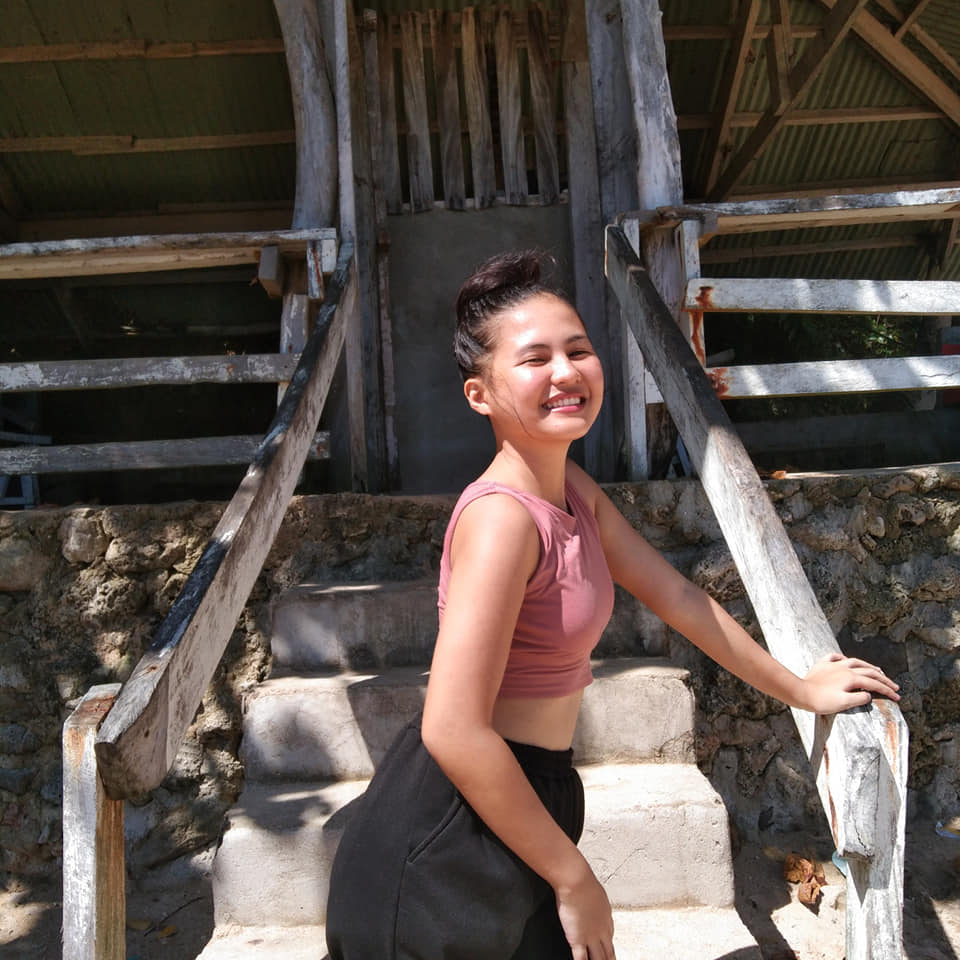
#> input picture photos/inday.jpg, 960 x 960 px
$ python masking.py
#> lines starting #> are read from the running program, lines starting #| are printed output that depends on the picture; after the words box and inside, x2 and y2 are one past the last pixel; in counts of white or black regions, pixels touching at a corner belong together
import cv2 as cv
import numpy as np

img = cv.imread('photos/inday.jpg')
#> img is the input picture: shape (960, 960, 3); mean B, G, R 75.6, 81.7, 92.6
# cv.imshow('Inday', img)

blank = np.zeros(img.shape[:2], dtype='uint8')
# cv.imshow('Blank Image', blank)

mask = cv.circle(blank ,(img.shape[1]//2, img.shape[0]//2), 100 ,255, -1)
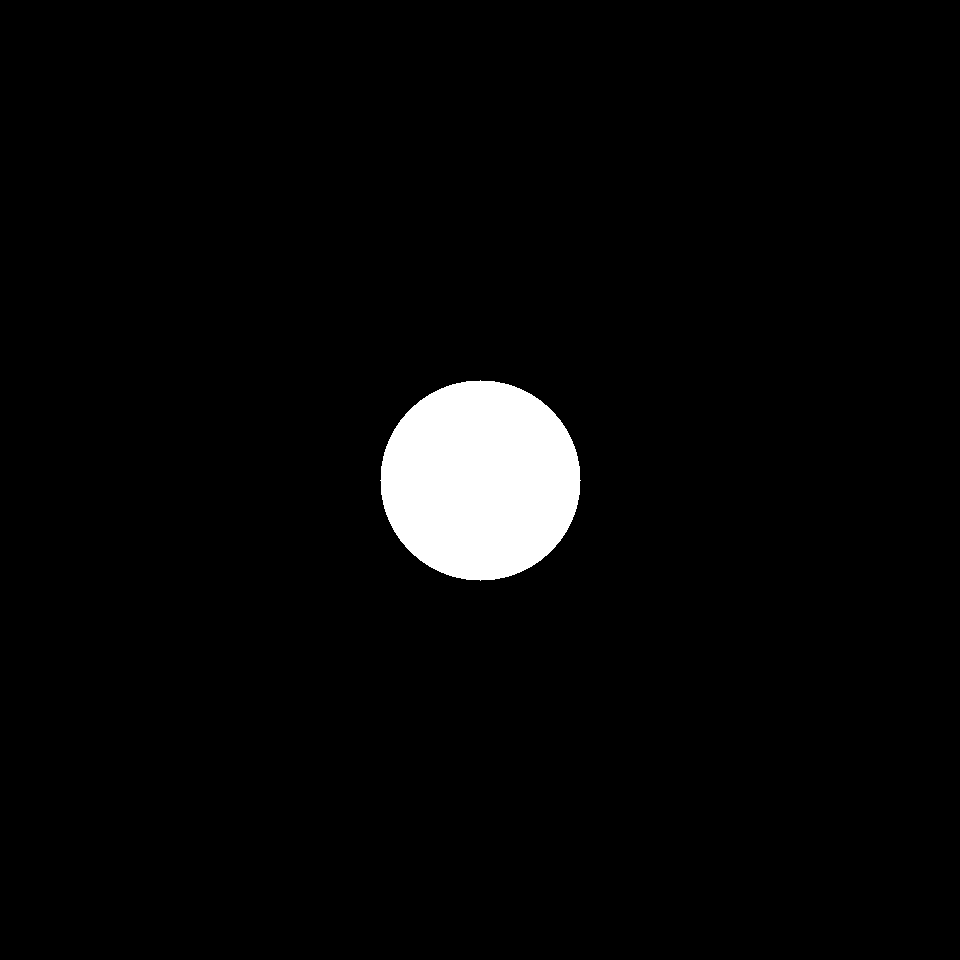
#> blank: shape (960, 960); 3.4% white; 1 white region, box (x1, y1, x2, y2) and area: (380, 380, 581, 581) 31417
# cv.imshow('Masking',mask)

masked =cv.bitwise_and(img,img, mask=mask)
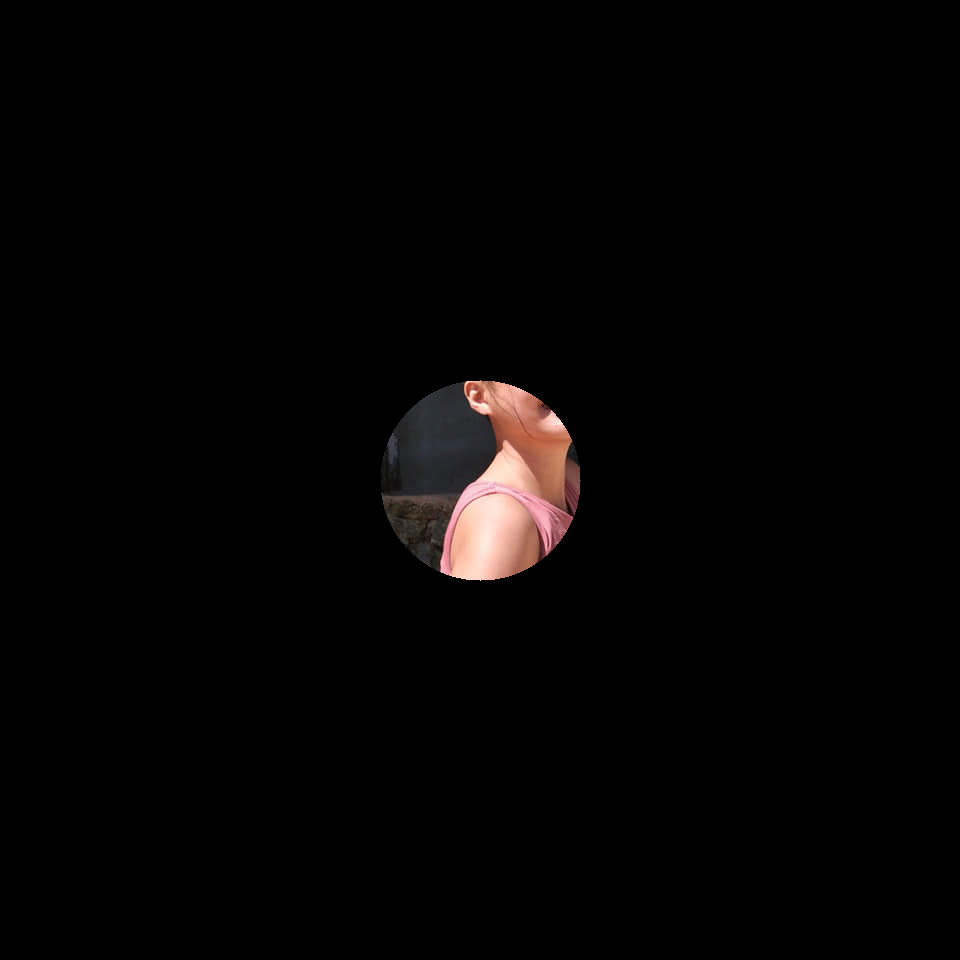
#> masked: shape (960, 960, 3); mean B, G, R 3.3, 3.6, 4.8
# cv.imshow('Masked Image',masked)

circle = cv.circle(blank.copy() ,(img.shape[1]//2 + 45, img.shape[0]//2), 100 ,255, -1)
rectangle  = cv.rectangle(blank.copy() ,(30,30),(370,370) ,255, -1)

weird_shape = cv.bitwise_and(circle,rectangle)
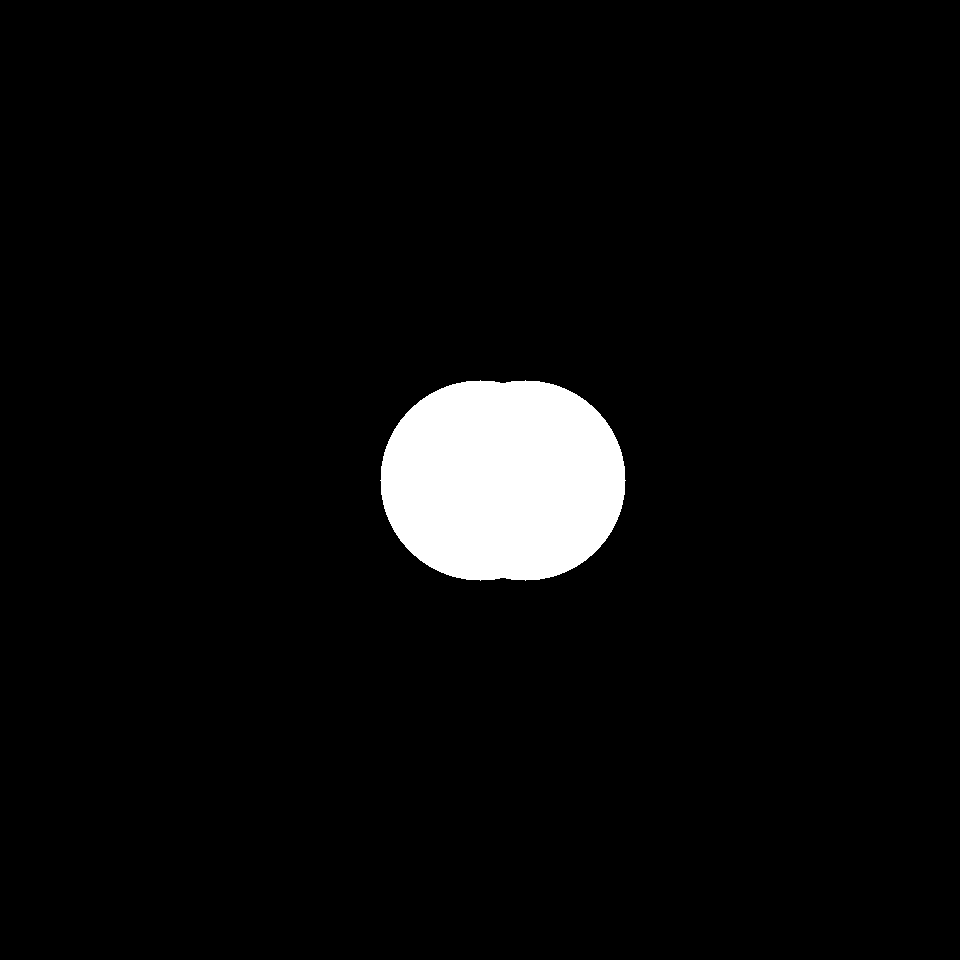
#> circle: shape (960, 960); 4.4% white; 1 white region, box (x1, y1, x2, y2) and area: (380, 380, 626, 581) 40330
cv.imshow('Weird Shape',weird_shape)

finalmasked = cv.bitwise_and(img,img, mask=weird_shape)
cv.imshow('Final Weird Shape',finalmasked)


cv.waitKey(0)

$ run again, with photos/gf5.jpg copied over photos/inday.jpg
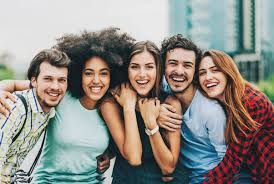
#> input picture photos/gf5.jpg, 274 x 184 px
#> img is the input picture: shape (184, 274, 3); mean B, G, R 135.2, 141.3, 144.5
#> `mask = cv.circle(blank ,(img.shape[1]//2, img.shape[0]//2), 100 ,255, ..`:
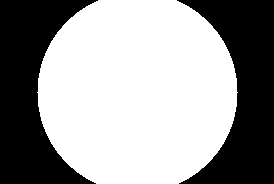
#> blank: shape (184, 274); 60.7% white; 2 black regions, box (x1, y1, x2, y2) and area: (0, 0, 98, 184) 10011, (177, 0, 274, 184) 9827
#> circle: shape (184, 274); 76.2% white; 3 black regions, box (x1, y1, x2, y2) and area: (0, 0, 98, 184) 10011, (222, 0, 274, 51) 1029, (224, 134, 274, 184) 977
#> `finalmasked = cv.bitwise_and(img,img, mask=weird_shape)`:
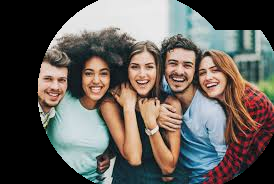
#> finalmasked: shape (184, 274, 3); mean B, G, R 89.3, 94.4, 99.8
